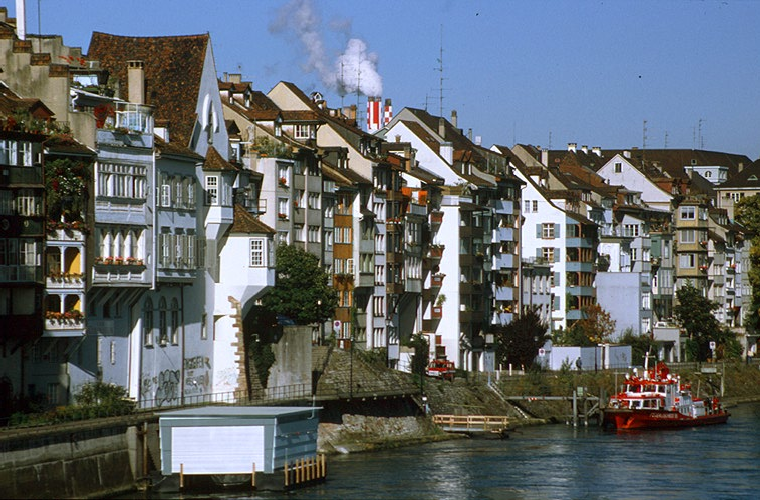
//> input picture Assignment-3/programs/images/basel3.bmp, 760 x 500 px
$ ./main   (built with g++ and OpenCV 4)
//> lines starting //> are read from the running program, lines starting //| are printed output that depends on the picture
#include <opencv2/core/core.hpp>
#include <opencv2/highgui/highgui.hpp>
#include <opencv2/imgproc/imgproc.hpp>
#include <iostream>
using namespace std;

vector<double> generateDCT(int n, vector<int> input){
    vector<double> out;
    double pi= 3.1415;
    for(int i=0; i<n; i++){
        double sum=0.0;
        double value=0.0;
        double c=0.0;
        for(int j=0; j<n; j++)
            sum += input[j]*cos( (((2*j)+1)*i*pi) / (2*n));
        if(i==0)
            c=1/sqrt(2);
        else
            c=1;
        value = (sqrt(2.0/n)) * c* sum;
        out.push_back(value);
    }
    return out;
}

cv::Mat DCT_Image(cv::Mat input_image){
    int height = input_image.rows - (input_image.rows % 8);
	int width = input_image.cols - (input_image.cols % 8);
    double sum,pi=3.1415;
    cv::Mat dct_image(input_image.rows,input_image.cols,input_image.type());

    for (int m = 0; m < height; m += 8)
	{
		for (int n = 0; n < width; n += 8)
		{
			for (int i = m; i < m + 8; i++)
			{
				for (int j = n; j < n + 8; j++)
				{
					sum = 0.0;
					for (int x = m; x < m + 8; x++)
					{
						for (int y = n; y < n + 8; y++)
						{
							sum += (input_image.at<cv::Vec3b>(x, y)[2]) *
								(cos( ((((2*x) + 1)) * ((i*pi))) / (2*8) )) *
								(cos( ((((2*y) + 1)) * ((j*pi))) / (2*8) ));
						}
					}
                    double c_i,c_j;
                    if(i==0) c_i= 1/sqrt(2);
                    else c_i=1;
                    if(i==0) c_j= 1/sqrt(2);
                    else c_j=1;
					sum *= ((1/sqrt(2 * 8))) * (c_i*c_j);
					dct_image.at<cv::Vec3b>(i, j)[2] = int(sum);
				}

			}
		}
	}
    return dct_image;
}

cv::Mat DCC_component(cv::Mat input_image){

    int height = input_image.rows - (input_image.rows % 8);
	int width = input_image.cols - (input_image.cols % 8);
    cv::Mat dcc_image=input_image.clone();

    for (int m = 0; m < height; m += 8)
	{
		for (int n = 0; n < width; n += 8)
		{
			for (int i = m; i < m + 8; i++)
			{
				for (int j = n; j < n + 8; j++)
				{
					if (i==m && j==n)
					{
                        continue;
					}
                    else
                    {
                        dcc_image.at<cv::Vec3b>(i, j)[2] = 0;
                    }

				}
			}
		}
	}
	return dcc_image;
}

cv::Mat first9_freq(cv::Mat input_image){
    int height = input_image.rows - (input_image.rows % 8);
	int width = input_image.cols - (input_image.cols % 8);
    cv::Mat dcc_image_9=input_image.clone();

    for (int m = 0; m < height; m += 8)
	{
		for (int n = 0; n < width; n += 8)
		{
			for (int i = m; i < m + 8; i++)
			{
				for (int j = n; j < n + 8; j++)
				{
					if ((i == m && j == n)          ||
                        (i == m && j == n+1)        ||
                        (i == m && j == n + 2)      ||
                        (i == m && j == n + 3)      ||
                        (i == m + 1 && j == n)      ||
                        (i == m + 1 && j == n+1)    ||
                        (i == m + 1 && j == n+2)    ||
                        (i == m + 2 && j == n)      ||
                        (i == m + 2 && j == n + 1))
					{
                        continue;
					}
					else
					{
						dcc_image_9.at<cv::Vec3b>(i, j)[2] = 0;
					}
				}
			}
		}
	}
    return dcc_image_9;
}

cv::Mat IDCT(cv::Mat input_image){
    int height = input_image.rows - (input_image.rows % 8);
	int width = input_image.cols - (input_image.cols % 8);
	double sum,pi=3.1415;
    cv::Mat idct_image=input_image.clone();
    for (int m = 0; m < height; m += 8)
	{
		for (int n = 0; n < width; n += 8)
		{
			for (int i = m; i < m + 8; i++)
			{
				for (int j = n; j < n + 8; j++)
				{
					sum = 0.0;
					for (int x = m; x < m + 8; x++)
					{
						for (int y = n; y < n + 8; y++)
						{
                            double c_i,c_j;
                            if(i==0) c_i= 1/sqrt(2);
                            else c_i=1;
                            if(i==0) c_j= 1/sqrt(2);
                            else c_j=1;
							sum += (input_image.at<cv::Vec3b>(x, y)[2]) *
								(cos((((2 * x) + 1)) * ((i * pi)) / (2 * 8))) *
								(cos((((2 * y) + 1)) * ((j * pi)) / (2 * 8))) *
								(c_i*c_j);
						}
					}
					idct_image.at<cv::Vec3b>(i, j)[2] = int(sum);

				}
			}
		}
	}
    return idct_image;
}

cv::Mat ROI(cv::Mat input_image){

    cv::Mat hough_img=input_image.clone();
    for(int i=0; i<input_image.rows; i++){
        for(int j=0; j<input_image.cols; j++){
            hough_img.at<cv::Vec3b>(i, j)[0]= 0.0;
            hough_img.at<cv::Vec3b>(i, j)[1]= 0.0;
            hough_img.at<cv::Vec3b>(i, j)[2]= 0.0;
    }
  }
    for(int i=1;i<input_image.rows-1;i++){
        for(int j=1;j<input_image.cols-1;j++){
            int gx=
            (input_image.at<cv::Vec3b>(i-1,j-1)[2]*(-1)) +
            (input_image.at<cv::Vec3b>(i-1,j)[2]*(0)) +
            (input_image.at<cv::Vec3b>(i-1,j+1)[2]*(1)) +

            (input_image.at<cv::Vec3b>(i,j-1)[2]*(-2)) +
            (input_image.at<cv::Vec3b>(i,j)[2]*(0)) +
            (input_image.at<cv::Vec3b>(i,j+1)[2]*(2)) +

            (input_image.at<cv::Vec3b>(i+1,j-1)[2]*(-1)) +
            (input_image.at<cv::Vec3b>(i+1,j)[2]*(0)) +
            (input_image.at<cv::Vec3b>(i+1,j+1)[2]*(1));

            int gy=
            (input_image.at<cv::Vec3b>(i-1,j-1)[2]*(-1)) +
            (input_image.at<cv::Vec3b>(i-1,j)[2]*(-2)) +
            (input_image.at<cv::Vec3b>(i-1,j+1)[2]*(-1)) +

            (input_image.at<cv::Vec3b>(i,j-1)[2]*(0)) +
            (input_image.at<cv::Vec3b>(i,j)[2]*(0)) +
            (input_image.at<cv::Vec3b>(i,j+1)[2]*(0)) +

            (input_image.at<cv::Vec3b>(i+1,j-1)[2]*(1)) +
            (input_image.at<cv::Vec3b>(i+1,j)[2]*(2)) +
            (input_image.at<cv::Vec3b>(i+1,j+1)[2]*(1));

            double g=sqrt(pow(gx,2)+pow(gy,2));
            if(g>255)
                g=255;
            else if(g<0)
                g=0;
            hough_img.at<cv::Vec3b>(i,j)[2]=g;
        }
    }
    return hough_img;
}
cv::Mat RGBtoHSI(cv::Mat input_image){
    double theta=0;
    cv::Mat hsi_image(input_image.rows, input_image.cols, input_image.type());
    double r,g,b,h,s,i;
    for(int p=0;p<input_image.rows;p++)
    {
        for(int q=0;q<input_image.cols;q++){
            r = input_image.at<cv::Vec3b>(p,q)[2];
            g = input_image.at<cv::Vec3b>(p,q)[1];
            b = input_image.at<cv::Vec3b>(p,q)[0];
            i = (r+g+b)/3.0;
            s = 1 - ((3*(min(r,min(g,b))))/(r+g+b));
            theta=acos( ((1/2)*(r-g+r-b))  / (sqrt(pow((r-g),2) + ((r-b)*(g-b)))) );
            if(b<=g)
                h=theta;
            else
                h=360-theta;

            // hsi_image.at<cv::Vec3b>(p,q)[0]= (h * 180) / 3.14159265;
            // hsi_image.at<cv::Vec3b>(p,q)[1]= s*100;
            hsi_image.at<cv::Vec3b>(p,q)[2]= i;
        }
    }

    return hsi_image;
}

int main(int argc, char** argv){
    vector<int> input_1{10, 11, 12, 11, 12, 13, 12, 11};
    vector<int> input_2{10, -10, 8, -7, 8, -8, 7, -7};
    vector<double> output_1=generateDCT(8,input_1);
    vector<double> output_2=generateDCT(8,input_2);
    input_1.insert(input_1.end(), input_2.begin(), input_2.end());
    vector<double> output_3=generateDCT(16,input_1);
    cout<<"OUTPUT: 8 Point DCT for Input 1"<<endl;
    for(auto v: output_1)
        cout<<v<<" ";
    cout<<"\n\n";
    cout<<"OUTPUT: 8 Point DCT for Input 2"<<endl;
    for(auto v: output_2)
        cout<<v<<" ";
    cout<<"\n\n";
    cout<<"OUTPUT: 16 Point DCT for Input 1"<<endl;
    for(auto v: output_3)
        cout<<v<<" ";

    cv::Mat input_image_1= cv::imread("images/basel3.bmp",cv::IMREAD_COLOR);
//> input_image_1 is the input picture: 500 rows x 760 cols, CV_8UC3; mean B, G, R 107.2, 102.8, 96.5
    cv::imshow("f1",input_image_1);
    cv::Mat hsi_img=RGBtoHSI(input_image_1);
//> the loop in RGBtoHSI, `for(int p=0;p<input_image.rows;p++)` made 500 passes
//> (r, g, b, i, s) on passes 1 to 3: (98, 133, 191, 140.7, 0.303), (102, 137, 195, 144.7, 0.295), (104, 139, 197, 146.7, 0.291)
//> after the loop in RGBtoHSI, `for(int p=0;p<input_image.rows;p++)`:
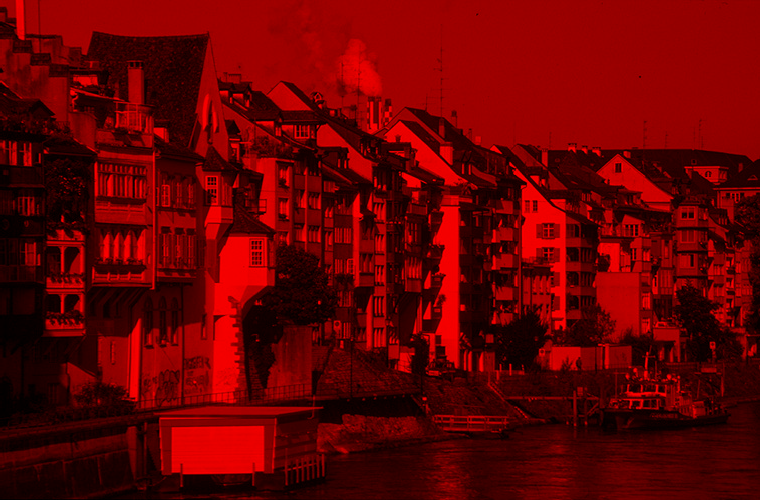
//> hsi_image: 500 rows x 760 cols, CV_8UC3; mean B, G, R 0, 0, 101.9
//> after the loop in RGBtoHSI, `for(int p=0;p<input_image.rows;p++)`: r = 42; g = 71; b = 89; i = 67.33; s = 0.376; theta = 1.57
    cv::imshow("Intensity Image I",hsi_img);
    cv::Mat F_image = DCT_Image(hsi_img);
//> the loop in DCT_Image, `for (int m = 0; m < height; m += 8)` made 62 passes
//> sum on passes 1 to 12: 0.0994, -0.336, 0.0104, -0.748, 0.419, 0.612, 0.669, -2.41, -1.12, 5.97, 0.552, -5.35
//> after the loop in DCT_Image, `for (int m = 0; m < height; m += 8)`:
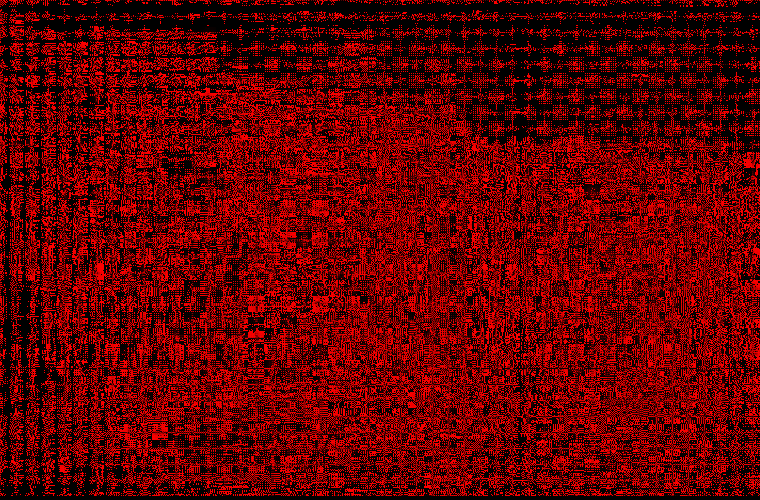
//> dct_image: 500 rows x 760 cols, CV_8UC3; mean B, G, R 0, 0, 98.7
//> after the loop in DCT_Image, `for (int m = 0; m < height; m += 8)`: sum = 7.47
    cv::imshow("Frequency Image F",F_image);
    cv::Mat D1_image = DCC_component(F_image);
    cv::imshow("Low Frequency Image D1",D1_image);
    cv::Mat D2_image = first9_freq(F_image);
//> after the loop in first9_freq, `for (int m = 0; m < height; m += 8)`:
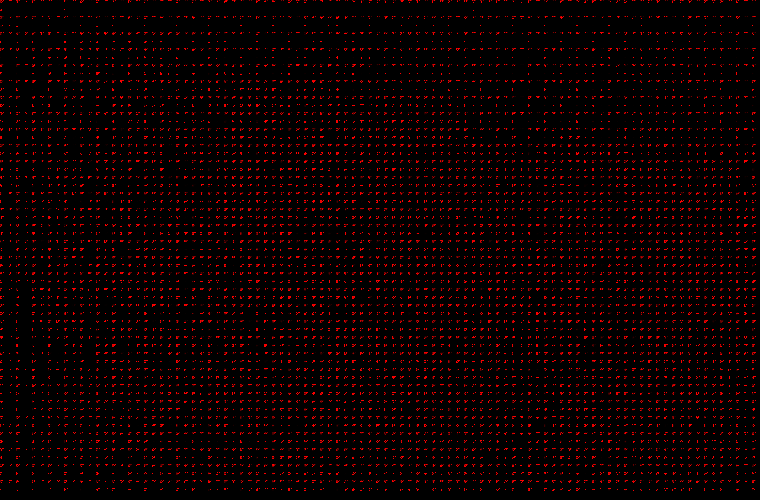
//> dcc_image_9: 500 rows x 760 cols, CV_8UC3; mean B, G, R 0, 0, 13.4
    cv::imshow("First 9 Frequesncy D2 Image",D2_image);
    cv::Mat R1_image = IDCT(D1_image);
//> the loop in IDCT, `for (int m = 0; m < height; m += 8)` made 62 passes
//> sum on passes 1 to 12: -17.5, 0, 15.77, 0, -9.39, 0, 19.52, 0, -8.33, -0.487, 25.39, 0
//> after the loop in IDCT, `for (int m = 0; m < height; m += 8)`: sum = 124.1
    cv::Mat R2_image = IDCT(D2_image);
//> the loop in IDCT (call 2), `for (int m = 0; m < height; m += 8)` made 62 passes
//> sum on passes 1 to 12: 16.04, 0, -7.1, 105.7, 252.6, -1.82, -184, 1.84, 131.7, -6.02, -72.64, -5.87
//> after the loop in IDCT (call 2), `for (int m = 0; m < height; m += 8)`:
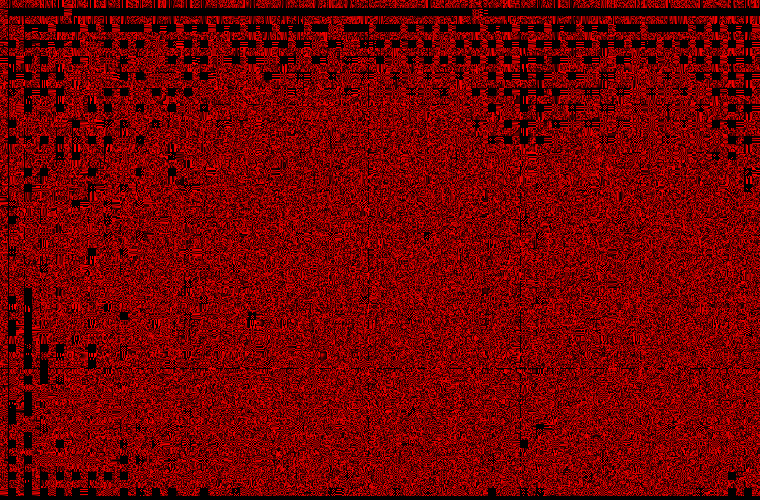
//> idct_image: 500 rows x 760 cols, CV_8UC3; mean B, G, R 0, 0, 116.4
//> after the loop in IDCT (call 2), `for (int m = 0; m < height; m += 8)`: sum = 177.3
    cv::imshow("IDCT Image R1", R1_image);
    cv::imshow("IDCT Image R2",R2_image);

    cv::Mat input_image_2 = cv::imread("images/Building1.bmp",cv::IMREAD_COLOR);
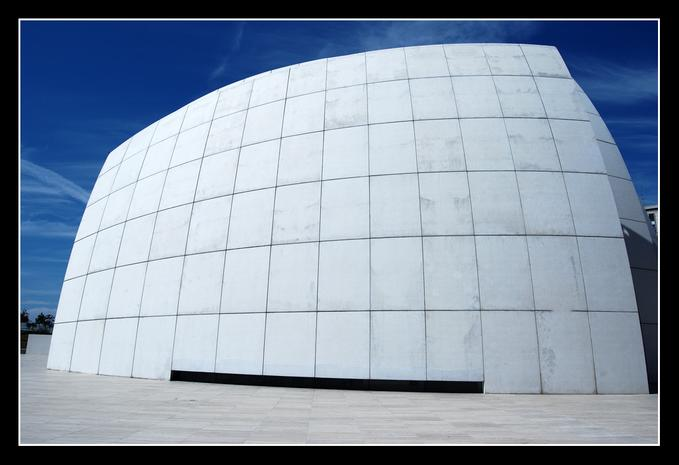
//> input picture Assignment-3/programs/images/Building1.bmp, 679 x 465 px
//> input_image_2 is the input picture: 465 rows x 679 cols, CV_8UC3; mean B, G, R 165.6, 147.6, 133.2
    cv::Mat input_image_3 = cv::imread("images/Disk.bmp",cv::IMREAD_COLOR);
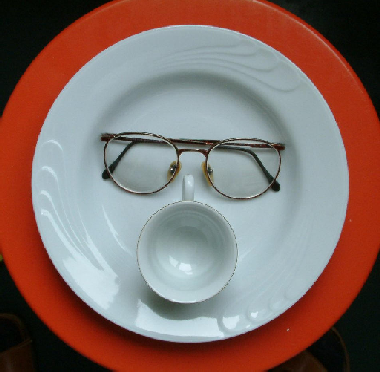
//> input picture Assignment-3/programs/images/Disk.bmp, 380 x 372 px
//> input_image_3 is the input picture: 372 rows x 380 cols, CV_8UC3; mean B, G, R 104.4, 110.3, 133.9
    cv::Mat hsi_img2 = RGBtoHSI(input_image_2);
    cv::Mat hsi_img3 = RGBtoHSI(input_image_3);

    cv::Mat Hough_image2 = ROI(hsi_img2);
//> after the loop in ROI, `for(int i=0; i<input_image.rows; i++)`: hough_img: 465 rows x 679 cols, CV_8UC3; every value is 0
    cv::Mat Hough_image3 = ROI(hsi_img3);
//> after the loop in ROI (call 2), `for(int i=0; i<input_image.rows; i++)`: hough_img: 372 rows x 380 cols, CV_8UC3; every value is 0
//> after the loop in ROI (call 2), `for(int i=1;i<input_image.rows-1;i++)`:
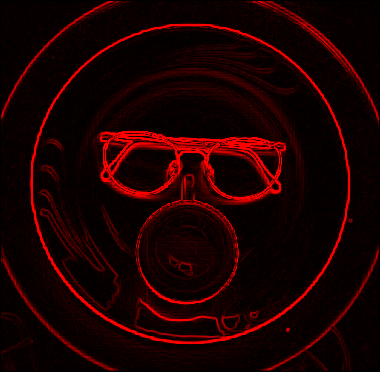
//> hough_img: 372 rows x 380 cols, CV_8UC3; mean B, G, R 0, 0, 28.7

    cv::imshow("ROI for Building1",Hough_image2);
    cv::imshow("ROI for Plate Image",Hough_image3);

    cv::waitKey(0);
return 0;
}
